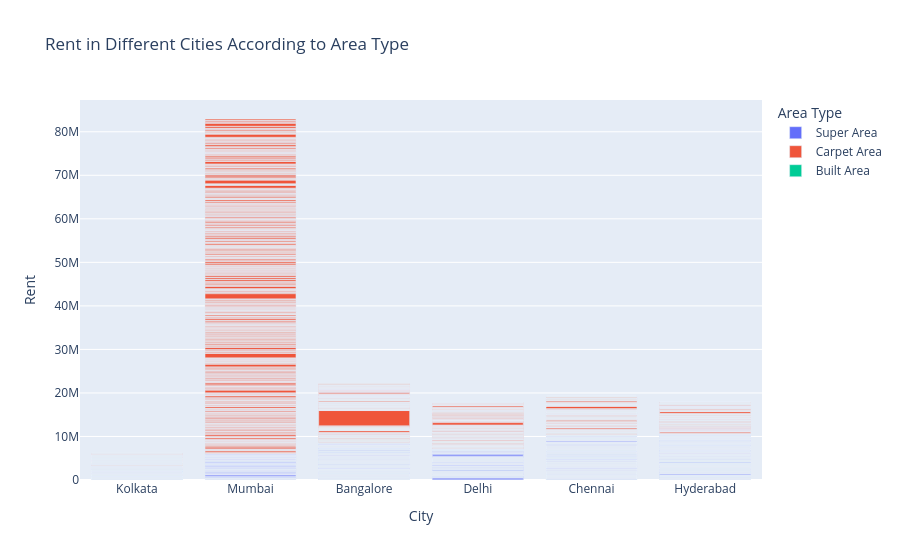

This figure's notebook cell:
### Markdown cell above
Rent in different cities according to Area Type

### Code cell
figure = px.bar(rent_pred, x=rent_pred['City'],
                y=rent_pred['Rent'],
                color=rent_pred['Area Type'],
                title="Rent in Different Cities According to Area Type"
)

figure.show()

### Figure 1 — Plotly figure (JSON) as saved in the notebook; plotly's stock layout.template omitted (floating-point values rounded to 4 significant figures; data arrays with more than 128 entries replaced by an {"elided": "..."} marker saying what was removed)
{"data": [{"hovertemplate": "Area Type=Super Area<br>City=%{x}<br>Rent=%{y}<extra></extra>", "legendgroup": "Super Area", "marker": {"color": "#636efa", "pattern": {"shape": ""}}, "name": "Super Area", "orientation": "v", "showlegend": true, "textposition": "auto", "type": "bar", "x": {"elided": "2446 str values"}, "xaxis": "x", "y": {"elided": "2446 int values"}, "yaxis": "y"}, {"hovertemplate": "Area Type=Carpet Area<br>City=%{x}<br>Rent=%{y}<extra></extra>", "legendgroup": "Carpet Area", "marker": {"color": "#EF553B", "pattern": {"shape": ""}}, "name": "Carpet Area", "orientation": "v", "showlegend": true, "textposition": "auto", "type": "bar", "x": {"elided": "2298 str values"}, "xaxis": "x", "y": {"elided": "2298 int values"}, "yaxis": "y"}, {"hovertemplate": "Area Type=Built Area<br>City=%{x}<br>Rent=%{y}<extra></extra>", "legendgroup": "Built Area", "marker": {"color": "#00cc96", "pattern": {"shape": ""}}, "name": "Built Area", "orientation": "v", "showlegend": true, "textposition": "auto", "type": "bar", "x": ["Chennai", "Hyderabad"], "xaxis": "x", "y": [15000, 6000], "yaxis": "y"}], "layout": {"barmode": "relative", "legend": {"title": {"text": "Area Type"}, "tracegroupgap": 0}, "title": {"text": "Rent in Different Cities According to Area Type"}, "xaxis": {"anchor": "y", "domain": [0, 1], "title": {"text": "City"}}, "yaxis": {"anchor": "x", "domain": [0, 1], "title": {"text": "Rent"}}}}
